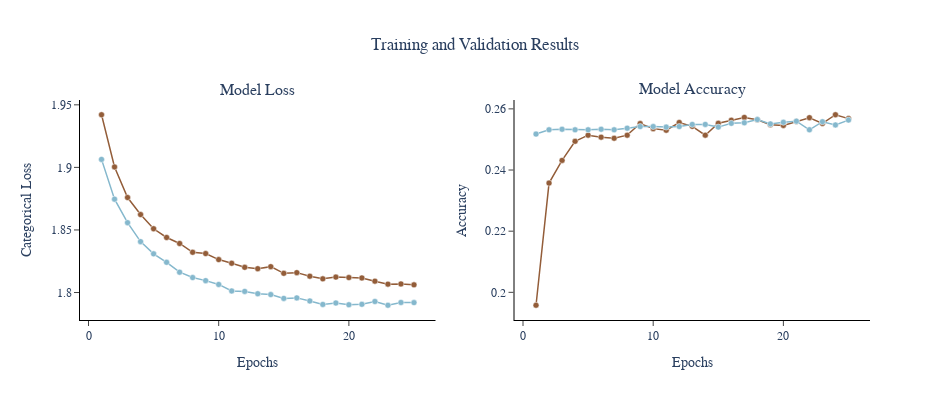

Here is the notebook cell this chart was saved with:
### Code cell
# Visualize Training and Validation Results

# Create Subplot
fig = make_subplots(
        rows=1, cols=2,
        subplot_titles=["Model Loss", "Model Accuracy"], 
)

# Loss Plot
loss = history.history['loss']
val_loss = history.history['val_loss']
fig.add_trace(
    go.Scatter(
        x=np.arange(1, len(loss)+1), y=loss,
        mode="markers+lines",
        marker=dict(
            color="#935d39", size=6,
            line=dict(color="White", width=0.5)
        ),
        line=dict(color="#935d39", width=1.5),
        name="Training Loss"
    ), row=1, col=1
)
fig.add_trace(
    go.Scatter(
        x=np.arange(1, len(val_loss)+1), y=val_loss,
        mode="markers+lines",
        marker=dict(
            color="#85b8cd", size=6,
            line=dict(color="White", width=0.5)
        ),
        line=dict(color="#85b8cd", width=1.5),
        name="Validation Loss"
    ), row=1, col=1
)

# Accuracy Plot
acc = history.history['accuracy']
val_acc = history.history['val_accuracy']
fig.add_trace(
    go.Scatter(
        x=np.arange(1, len(acc)+1), y=acc,
        mode="markers+lines",
        marker=dict(
            color="#935d39", size=6,
            line=dict(color="White", width=0.5)
        ),
        line=dict(color="#935d39", width=1.5),
        name="Training Accuracy"
    ), row=1, col=2
)
fig.add_trace(
    go.Scatter(
        x=np.arange(1, len(val_acc)+1), y=val_acc,
        mode="markers+lines",
        marker=dict(
            color="#85b8cd", size=6,
            line=dict(color="White", width=0.5)
        ),
        line=dict(color="#85b8cd", width=1.5),
        name="Validation Accuracy"
    ), row=1, col=2
)

# Update Axes
fig.update_xaxes(title="Epochs", linecolor="Black", ticks="outside", row=1, col=1)
fig.update_xaxes(title="Epochs", linecolor="Black", ticks="outside", row=1, col=2)
fig.update_yaxes(title="Categorical Loss", linecolor="Black", ticks="outside", row=1, col=1)
fig.update_yaxes(title="Accuracy", linecolor="Black", ticks="outside", row=1, col=2)

# Update Layout
fig.update_layout(
    title="Training and Validation Results", title_x=0.5, font_family="Cambria",
    width=950, height=400,
    showlegend=False,
    plot_bgcolor="White",
    paper_bgcolor="White"
)

# Show
fig.show(iframe_connected=True)

### Figure 1 — Plotly figure (JSON) as saved in the notebook; plotly's stock layout.template omitted (floating-point values rounded to 4 significant figures)
{"data": [{"line": {"color": "#935d39", "width": 1.5}, "marker": {"color": "#935d39", "line": {"color": "White", "width": 0.5}, "size": 6}, "mode": "markers+lines", "name": "Training Loss", "type": "scatter", "x": [1, 2, 3, 4, 5, 6, 7, 8, 9, 10, 11, 12, 13, 14, 15, 16, 17, 18, 19, 20, 21, 22, 23, 24, 25], "xaxis": "x", "y": [1.942, 1.9, 1.876, 1.862, 1.851, 1.844, 1.839, 1.832, 1.831, 1.826, 1.823, 1.82, 1.819, 1.821, 1.815, 1.816, 1.813, 1.811, 1.812, 1.812, 1.812, 1.809, 1.807, 1.807, 1.806], "yaxis": "y"}, {"line": {"color": "#85b8cd", "width": 1.5}, "marker": {"color": "#85b8cd", "line": {"color": "White", "width": 0.5}, "size": 6}, "mode": "markers+lines", "name": "Validation Loss", "type": "scatter", "x": [1, 2, 3, 4, 5, 6, 7, 8, 9, 10, 11, 12, 13, 14, 15, 16, 17, 18, 19, 20, 21, 22, 23, 24, 25], "xaxis": "x", "y": [1.906, 1.875, 1.856, 1.841, 1.831, 1.824, 1.816, 1.812, 1.809, 1.806, 1.801, 1.801, 1.799, 1.798, 1.795, 1.796, 1.793, 1.79, 1.792, 1.79, 1.791, 1.793, 1.79, 1.792, 1.792], "yaxis": "y"}, {"line": {"color": "#935d39", "width": 1.5}, "marker": {"color": "#935d39", "line": {"color": "White", "width": 0.5}, "size": 6}, "mode": "markers+lines", "name": "Training Accuracy", "type": "scatter", "x": [1, 2, 3, 4, 5, 6, 7, 8, 9, 10, 11, 12, 13, 14, 15, 16, 17, 18, 19, 20, 21, 22, 23, 24, 25], "xaxis": "x2", "y": [0.1958, 0.2357, 0.2431, 0.2494, 0.2514, 0.2507, 0.2504, 0.2514, 0.2552, 0.2535, 0.253, 0.2555, 0.2543, 0.2514, 0.2553, 0.2563, 0.2572, 0.2565, 0.2548, 0.2546, 0.2559, 0.2571, 0.2552, 0.2581, 0.2568], "yaxis": "y2"}, {"line": {"color": "#85b8cd", "width": 1.5}, "marker": {"color": "#85b8cd", "line": {"color": "White", "width": 0.5}, "size": 6}, "mode": "markers+lines", "name": "Validation Accuracy", "type": "scatter", "x": [1, 2, 3, 4, 5, 6, 7, 8, 9, 10, 11, 12, 13, 14, 15, 16, 17, 18, 19, 20, 21, 22, 23, 24, 25], "xaxis": "x2", "y": [0.2518, 0.2532, 0.2533, 0.2532, 0.2532, 0.2533, 0.2532, 0.2537, 0.2542, 0.2542, 0.254, 0.2542, 0.2549, 0.2549, 0.254, 0.2553, 0.2554, 0.2565, 0.2551, 0.2556, 0.256, 0.2532, 0.2558, 0.2547, 0.2563], "yaxis": "y2"}], "layout": {"annotations": [{"font": {"size": 16}, "showarrow": false, "text": "Model Loss", "x": 0.225, "xanchor": "center", "xref": "paper", "y": 1, "yanchor": "bottom", "yref": "paper"}, {"font": {"size": 16}, "showarrow": false, "text": "Model Accuracy", "x": 0.775, "xanchor": "center", "xref": "paper", "y": 1, "yanchor": "bottom", "yref": "paper"}], "font": {"family": "Cambria"}, "height": 400, "paper_bgcolor": "White", "plot_bgcolor": "White", "showlegend": false, "title": {"text": "Training and Validation Results", "x": 0.5}, "width": 950, "xaxis": {"anchor": "y", "domain": [0, 0.45], "linecolor": "Black", "ticks": "outside", "title": {"text": "Epochs"}}, "xaxis2": {"anchor": "y2", "domain": [0.55, 1], "linecolor": "Black", "ticks": "outside", "title": {"text": "Epochs"}}, "yaxis": {"anchor": "x", "domain": [0, 1], "linecolor": "Black", "ticks": "outside", "title": {"text": "Categorical Loss"}}, "yaxis2": {"anchor": "x2", "domain": [0, 1], "linecolor": "Black", "ticks": "outside", "title": {"text": "Accuracy"}}}}
